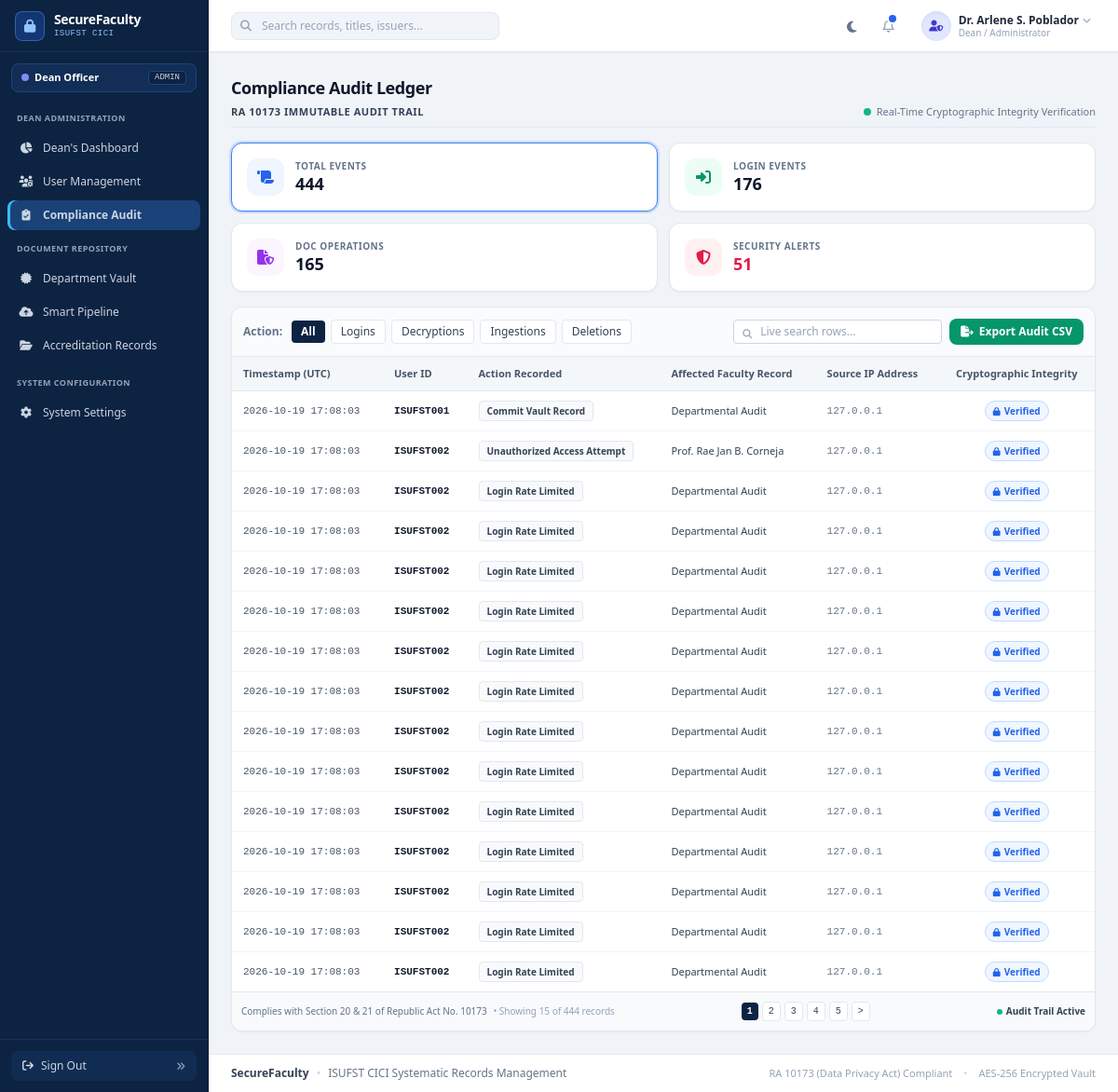
/audit_logs.php (signed in), run on the app's committed database.
### tables this page shows
CREATE TABLE audit_logs (
                id INTEGER PRIMARY KEY AUTOINCREMENT,
                user_id INTEGER,
                username TEXT,
                role TEXT,
                action TEXT NOT NULL,
                target_id INTEGER,
                details TEXT,
                ip_address TEXT,
                user_agent TEXT,
                created_at DATETIME DEFAULT CURRENT_TIMESTAMP
            );

### app/views/audit/index.php (the view, shortened to what the rows shown need)
<?php
$displayLogs = $displayLogs ?? [];
$facultyLookup = $facultyLookup ?? [];
require_once __DIR__ . '/../layouts/layout_start.php';
?>
<div>
    <h1 class="text-lg font-extrabold text-slate-900 dark:text-white tracking-tight">Compliance Audit Ledger</h1>
</div>
<div class="bg-white dark:bg-[#111c36] rounded-xl border border-slate-200 dark:border-slate-800 shadow-sm overflow-hidden flex flex-col">
    <div class="overflow-x-auto flex-1">
        <table class="w-full text-left text-xs border-collapse" id="auditTable">
            <thead>
                <tr class="bg-slate-100/80 dark:bg-slate-900 text-slate-600 dark:text-slate-400 font-bold text-[11px] border-b border-slate-200 dark:border-slate-800">
                    <th class="py-2.5 px-3 whitespace-nowrap">Timestamp (UTC)</th>
                    <th class="py-2.5 px-3">User ID</th>
                    <th class="py-2.5 px-3">Action Recorded</th>
                    <th class="py-2.5 px-3">Affected Faculty Record</th>
                    <th class="py-2.5 px-3">Source IP Address</th>
                    <th class="py-2.5 px-3 text-center">Cryptographic Integrity</th>
                </tr>
            </thead>
            <tbody class="divide-y divide-slate-100 dark:divide-slate-800 text-[11px]" id="auditTableBody">
                <?php if (empty($displayLogs)): ?>
                    <tr id="emptyAuditRow">
                        <td colspan="6" class="py-10 text-center text-slate-400 dark:text-slate-500">
                            <i class="fa-regular fa-folder-open text-2xl block mb-2 text-slate-300 dark:text-slate-600"></i>
                            No audit transactions found for this filter.
                        </td>
                    </tr>
                <?php else: ?>
                    <?php foreach ($displayLogs as $log): ?>
                        <?php
                            $userId = ($log['role'] === 'dean')
                                ? 'ISUFST001'
                                : 'ISUFST' . str_pad($log['user_id'] ?? '02', 3, '0', STR_PAD_LEFT);
                            $actionRaw = $log['action'];
                            $actionMap = [
                                'LOGIN_SUCCESS' => 'Login success',
                                'LOGIN_FAILED' => 'Login failed',
                                'LOGOUT' => 'Logout',
                                'VIEW_DOCUMENT' => 'View document',
                                'DOWNLOAD_DOCUMENT' => 'Download document',
                                'ARCHIVE_DOCUMENT' => 'Archive document',
                                'DELETE_DOCUMENT' => 'Delete document',
                                'OCR_EXTRACT' => 'Ocr extract',
                                'EXPORT_REPORT' => 'Export report',
                            ];
                            $actionLabel = $actionMap[$actionRaw] ?? ucwords(strtolower(str_replace('_', ' ', $actionRaw)));
                            $actionColor = match(true) {
                                str_contains($actionRaw, 'LOGIN_SUCCESS') => 'text-emerald-700 dark:text-emerald-300 bg-emerald-50 dark:bg-emerald-950/40 border-emerald-200 dark:border-emerald-800/60',
                                str_contains($actionRaw, 'LOGIN_FAILED') => 'text-rose-700 dark:text-rose-300 bg-rose-50 dark:bg-rose-950/40 border-rose-200 dark:border-rose-800/60',
                                str_contains($actionRaw, 'LOGOUT') => 'text-slate-600 dark:text-slate-400 bg-slate-100 dark:bg-slate-800 border-slate-200 dark:border-slate-700',
                                str_contains($actionRaw, 'ARCHIVE') => 'text-purple-700 dark:text-purple-300 bg-purple-50 dark:bg-purple-950/40 border-purple-200 dark:border-purple-800/60',
                                str_contains($actionRaw, 'DELETE') => 'text-amber-700 dark:text-amber-300 bg-amber-50 dark:bg-amber-950/40 border-amber-200 dark:border-amber-800/60',
                                str_contains($actionRaw, 'VIEW') || str_contains($actionRaw, 'DOWNLOAD') => 'text-blue-700 dark:text-blue-300 bg-blue-50 dark:bg-blue-950/40 border-blue-200 dark:border-blue-800/60',
                                str_contains($actionRaw, 'OCR') => 'text-cyan-700 dark:text-cyan-300 bg-cyan-50 dark:bg-cyan-950/40 border-cyan-200 dark:border-cyan-800/60',
                                default => 'text-slate-700 dark:text-slate-300 bg-slate-50 dark:bg-slate-800 border-slate-200 dark:border-slate-700',
                            };
                            $affectedRecord = $facultyLookup[$log['target_id'] ?? 0] ?? 'Departmental Audit';
                        ?>
                        <tr class="hover:bg-slate-50/70 dark:hover:bg-slate-800/40 transition-colors audit-log-row"
                            data-search="<?= strtolower($log['created_at'] . ' ' . $userId . ' ' . $actionLabel . ' ' . $affectedRecord . ' ' . $log['ip_address']) ?>">
                            <td class="py-2.5 px-3 text-slate-600 dark:text-slate-400 font-mono whitespace-nowrap"><?= htmlspecialchars($log['created_at']) ?></td>
                            <td class="py-2.5 px-3 font-bold text-slate-900 dark:text-white font-mono"><?= htmlspecialchars($userId) ?></td>
                            <td class="py-2.5 px-3">
                                <span class="inline-block px-2 py-0.5 rounded text-[10px] font-semibold border <?= $actionColor ?>">
                                    <?= htmlspecialchars($actionLabel) ?>
                                </span>
                            </td>
                            <td class="py-2.5 px-3 text-slate-700 dark:text-slate-300 font-medium"><?= htmlspecialchars($affectedRecord) ?></td>
                            <td class="py-2.5 px-3 text-slate-500 dark:text-slate-400 font-mono"><?= htmlspecialchars($log['ip_address']) ?></td>
                            <td class="py-2.5 px-3 text-center">
                                <span class="inline-flex items-center gap-1 text-[10px] text-blue-600 dark:text-blue-400 font-semibold bg-blue-50 dark:bg-blue-950/40 px-2 py-0.5 rounded-full border border-blue-200 dark:border-blue-800/60" title="Chained immutable log entry">
                                    <i class="fa-solid fa-lock text-[9px]"></i>
                                    <span>Verified</span>
                                </span>
                            </td>
                        </tr>
                    <?php endforeach; ?>
                <?php endif; ?>
            </tbody>
        </table>
    </div>
</div>
<?php require_once __DIR__ . '/../layouts/layout_end.php'; ?>

### data on the page
audit_logs: created_at "2026-10-19 17:08:03", role "ISUFST001", action "Commit Vault Record", target "Departmental Audit", ip_address "127.0.0.1"
audit_logs: created_at "2026-10-19 17:08:03", userId "ISUFST002", action "Unauthorized Access Attempt", target "Prof. Rae Jan B. Corneja", ip_address "127.0.0.1"
audit_logs: created_at "2026-10-19 17:08:03", userId "ISUFST002", action "Login Rate Limited", target "Departmental Audit", ip_address "127.0.0.1"
audit_logs: created_at "2026-10-19 17:08:03", userId "ISUFST002", action "Login Rate Limited", target "Departmental Audit", ip_address "127.0.0.1"
audit_logs: created_at "2026-10-19 17:08:03", userId "ISUFST002", action "Login Rate Limited", target "Departmental Audit", ip_address "127.0.0.1"
audit_logs: created_at "2026-10-19 17:08:03", userId "ISUFST002", action "Login Rate Limited", target "Departmental Audit", ip_address "127.0.0.1"
audit_logs: created_at "2026-10-19 17:08:03", userId "ISUFST002", action "Login Rate Limited", target "Departmental Audit", ip_address "127.0.0.1"
audit_logs: created_at "2026-10-19 17:08:03", userId "ISUFST002", action "Login Rate Limited", target "Departmental Audit", ip_address "127.0.0.1"
audit_logs: created_at "2026-10-19 17:08:03", userId "ISUFST002", action "Login Rate Limited", target "Departmental Audit", ip_address "127.0.0.1"
audit_logs: created_at "2026-10-19 17:08:03", userId "ISUFST002", action "Login Rate Limited", target "Departmental Audit", ip_address "127.0.0.1"
audit_logs: created_at "2026-10-19 17:08:03", userId "ISUFST002", action "Login Rate Limited", target "Departmental Audit", ip_address "127.0.0.1"
audit_logs: created_at "2026-10-19 17:08:03", userId "ISUFST002", action "Login Rate Limited", target "Departmental Audit", ip_address "127.0.0.1"
audit_logs: created_at "2026-10-19 17:08:03", userId "ISUFST002", action "Login Rate Limited", target "Departmental Audit", ip_address "127.0.0.1"
audit_logs: created_at "2026-10-19 17:08:03", userId "ISUFST002", action "Login Rate Limited", target "Departmental Audit", ip_address "127.0.0.1"
audit_logs: created_at "2026-10-19 17:08:03", userId "ISUFST002", action "Login Rate Limited", target "Departmental Audit", ip_address "127.0.0.1"

### other printed values
$currentUser['full_name'] "Dr. Arlene S. Poblador"
$statTotal "444"
$statLogins "176"
$statDocs "165"
$statAlerts "51"
count($displayLogs) "15"
$totalLogs "444"
